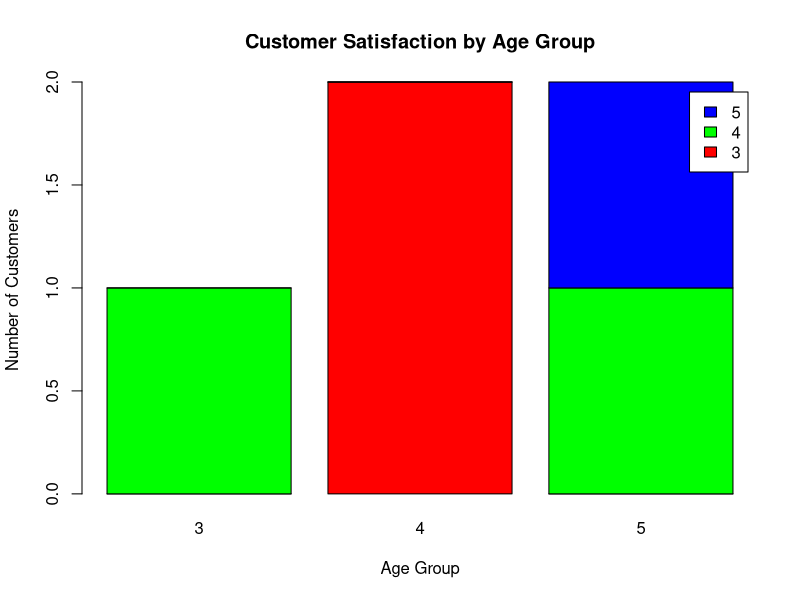

Here is the R script that generated this plot:
agegroup <- c("20-29", "30-39", "30-39", "20-29", "40-49")
score <- c(4, 5, 3, 4, 5)
data <- table(agegroup, score)
barplot(data,
        col = rainbow(ncol(data)),
        xlab = "Age Group",
        ylab = "Number of Customers",
        main = "Customer Satisfaction by Age Group",
        legend = colnames(data))
